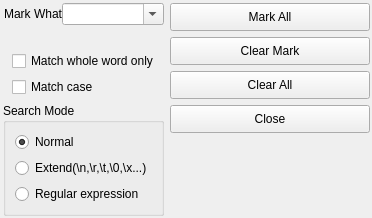
      <widget class="QWidget" name="tab_mark">
       <attribute name="title">
        <string>Mark</string>
       </attribute>
       <layout class="QHBoxLayout" name="horizontalLayout_5" stretch="3,1">
        <property name="leftMargin">
         <number>3</number>
        </property>
        <property name="topMargin">
         <number>3</number>
        </property>
        <property name="rightMargin">
         <number>2</number>
        </property>
        <property name="bottomMargin">
         <number>2</number>
        </property>
        <item>
         <layout class="QVBoxLayout" name="verticalLayout_18">
          <item>
           <layout class="QHBoxLayout" name="horizontalLayout_4" stretch="1,4">
            <property name="spacing">
             <number>0</number>
            </property>
            <item>
             <widget class="QLabel" name="label_2">
              <property name="sizePolicy">
               <sizepolicy hsizetype="Minimum" vsizetype="Preferred">
                <horstretch>0</horstretch>
                <verstretch>0</verstretch>
               </sizepolicy>
              </property>
              <property name="text">
               <string>Mark What</string>
              </property>
              <property name="alignment">
               <set>Qt::AlignRight|Qt::AlignTrailing|Qt::AlignVCenter</set>
              </property>
             </widget>
            </item>
            <item>
             <widget class="QComboBox" name="markTextBox">
              <property name="editable">
               <bool>true</bool>
              </property>
              <property name="maxCount">
               <number>512</number>
              </property>
             </widget>
            </item>
           </layout>
          </item>
          <item>
           <spacer name="verticalSpacer_8">
            <property name="orientation">
             <enum>Qt::Vertical</enum>
            </property>
            <property name="sizeHint" stdset="0">
             <size>
              <width>20</width>
              <height>20</height>
             </size>
            </property>
           </spacer>
          </item>
          <item>
           <layout class="QVBoxLayout" name="verticalLayout_10">
            <property name="leftMargin">
             <number>9</number>
            </property>
            <property name="topMargin">
             <number>0</number>
            </property>
            <property name="rightMargin">
             <number>0</number>
            </property>
            <property name="bottomMargin">
             <number>0</number>
            </property>
            <item>
             <widget class="QCheckBox" name="markMatchWholeBox">
              <property name="text">
               <string>Match whole word only</string>
              </property>
             </widget>
            </item>
            <item>
             <widget class="QCheckBox" name="markMatchCaseBox">
              <property name="text">
               <string>Match case</string>
              </property>
             </widget>
            </item>
           </layout>
          </item>
          <item>
           <widget class="QGroupBox" name="groupBox_3">
            <property name="title">
             <string>Search Mode</string>
            </property>
            <layout class="QVBoxLayout" name="verticalLayout_11">
             <item>
              <widget class="QRadioButton" name="markModeNormalBox">
               <property name="text">
                <string>Normal</string>
               </property>
               <property name="checked">
                <bool>true</bool>
               </property>
              </widget>
             </item>
             <item>
              <widget class="QRadioButton" name="markModeExtendBox">
               <property name="text">
                <string>Extend(\n,\r,\t,\0,\x...)</string>
               </property>
              </widget>
             </item>
             <item>
              <widget class="QRadioButton" name="markModeRegularBt">
               <property name="text">
                <string>Regular expression</string>
               </property>
              </widget>
             </item>
            </layout>
           </widget>
          </item>
         </layout>
        </item>
        <item>
         <layout class="QVBoxLayout" name="verticalLayout_12">
          <item>
           <widget class="QPushButton" name="markAllBox">
            <property name="sizePolicy">
             <sizepolicy hsizetype="Preferred" vsizetype="Fixed">
              <horstretch>0</horstretch>
              <verstretch>0</verstretch>
             </sizepolicy>
            </property>
            <property name="minimumSize">
             <size>
              <width>200</width>
              <height>28</height>
             </size>
            </property>
            <property name="text">
             <string>Mark All</string>
            </property>
           </widget>
          </item>
          <item>
           <widget class="QPushButton" name="markClearBox">
            <property name="sizePolicy">
             <sizepolicy hsizetype="Preferred" vsizetype="Fixed">
              <horstretch>0</horstretch>
              <verstretch>0</verstretch>
             </sizepolicy>
            </property>
            <property name="minimumSize">
             <size>
              <width>200</width>
              <height>28</height>
             </size>
            </property>
            <property name="text">
             <string>Clear Mark</string>
            </property>
           </widget>
          </item>
          <item>
           <widget class="QPushButton" name="markClearAllBox">
            <property name="sizePolicy">
             <sizepolicy hsizetype="Preferred" vsizetype="Fixed">
              <horstretch>0</horstretch>
              <verstretch>0</verstretch>
             </sizepolicy>
            </property>
            <property name="minimumSize">
             <size>
              <width>200</width>
              <height>28</height>
             </size>
            </property>
            <property name="text">
             <string>Clear All</string>
            </property>
           </widget>
          </item>
          <item>
           <widget class="QPushButton" name="markCloseBt">
            <property name="sizePolicy">
             <sizepolicy hsizetype="Preferred" vsizetype="Fixed">
              <horstretch>0</horstretch>
              <verstretch>0</verstretch>
             </sizepolicy>
            </property>
            <property name="minimumSize">
             <size>
              <width>200</width>
              <height>28</height>
             </size>
            </property>
            <property name="text">
             <string>Close</string>
            </property>
           </widget>
          </item>
          <item>
           <spacer name="verticalSpacer_9">
            <property name="orientation">
             <enum>Qt::Vertical</enum>
            </property>
            <property name="sizeHint" stdset="0">
             <size>
              <width>20</width>
              <height>40</height>
             </size>
            </property>
           </spacer>
          </item>
         </layout>
        </item>
       </layout>
      </widget>
